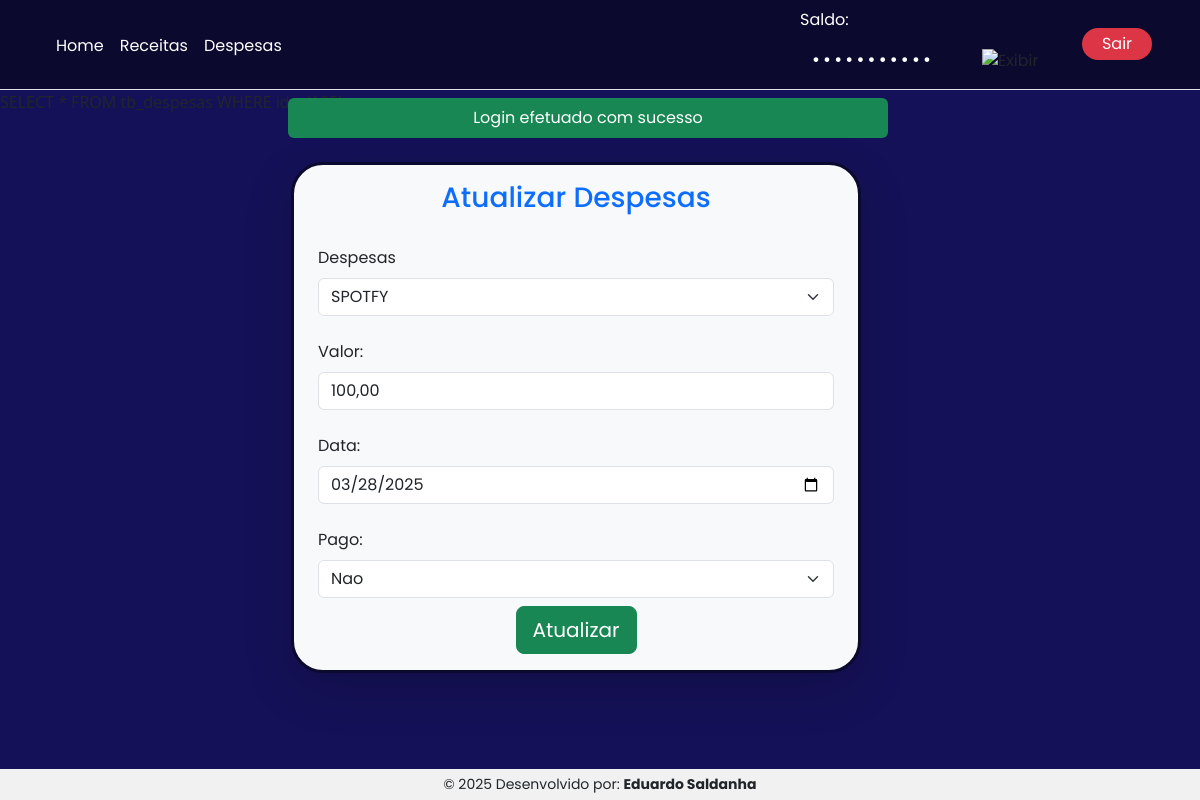
Screenshot of /cadastro_despesas&cod=125 (signed in) with the database file from the repository.
### tables this page shows
CREATE TABLE `tb_usuarios`  (
  `id` int NOT NULL AUTO_INCREMENT,
  `cpf` varchar(14) NULL DEFAULT '',
  `senha` varchar(255) NULL DEFAULT NULL,
  `saldo` varchar(255) NULL DEFAULT NULL,
  `entrada` varchar(255) NULL DEFAULT NULL,
  `nome` varchar(255) NULL DEFAULT NULL,
  PRIMARY KEY (`id`) USING BTREE
);

CREATE TABLE `tb_despesas`  (
  `id` int NOT NULL AUTO_INCREMENT,
  `valor` varchar(255) NULL DEFAULT '',
  `despesa` varchar(255) NULL DEFAULT NULL,
  `data_cadastro` date NULL DEFAULT NULL,
  `pago` char(1) NULL DEFAULT NULL,
  `excluido` char(1) NULL DEFAULT NULL,
  `id_usuario` int NULL DEFAULT NULL,
  PRIMARY KEY (`id`) USING BTREE
);

### includes/functions.php (called while the page is built, shortened)
<?php
    function formatarValorReais3($valor)
    {
        $valor = floatval($valor);
        return number_format($valor, 2, ',', '.');
    }
?>

### views/cadastro_despesas.php (the view, shortened to what this page needs)
<?php
    if($_GET['cod']) {
        $id = $_GET['cod'];
        echo $buscar_despesas = "SELECT * FROM tb_despesas WHERE id = '$id'";
        $resultado = mysqli_query($conn, $buscar_despesas);
        $despesa = mysqli_fetch_array($resultado);
        $titulo = 'Atualizar';
        $action = "atualizar_despesa.php";
    } else {
        $titulo = 'Cadastrar';
        $action = "cadastrar_despesa.php";
    }
?>
<div class="container">
    <div class="row align-items-center h-100 justify-content-center py-5">
        <div class="col-6 border-2 rounded-5 px-4 mb-5 border-3 text-white bg-light shadow-lg me-5">
            <form action="<?= SITE ?>controllers/<?= $action ?>" method="POST">
                <h3 class="my-3 text-primary text-center"> <?= $titulo ?> Despesas</h3>
                <label for="" class="form-label pt-3 text-dark">Despesas</label>
                <select class="form-select mb-4" name="despesa" id="">
                    <?php
                    $sql = "SELECT * FROM tb_despesas WHERE excluido IS NULL ORDER BY id DESC";
                    $query = mysqli_query($conn, $sql);
                    while ($tipos_despesa = mysqli_fetch_array($query)) { ?>
                        <option value="<?= $tipos_despesa['despesa']; ?>" <?= isset($tipos_despesa['despesa']) && $tipos_despesa['despesa'] == $despesa['despesa'] ? 'selected' : ''; ?>><?= $tipos_despesa['despesa']; ?></option>
                    <?php } ?>
                </select>
                <label for="Valor" class="form-label text-dark">Valor:</label>
                <input type="text" class="form-control mb-4" required name="valor" id="valor" value="<?= isset($despesa['valor']) ? $despesa['valor'] : ''; ?>">
                <label for="Data" class="form-label text-dark">Data:</label>
                <input type="date" class="form-control mb-4" required name="data" value="<?= isset($despesa['data']) ? $despesa['data'] : date('Y-m-d'); ?>">
                <label for="Pago" class="form-label text-dark">Pago:</label>
                <select name="pago" id="" class="form-select mb-2">
                    <option value="N" <?= isset($despesa['pago']) && $despesa['pago'] == 'N' ? 'selected' : ''; ?>>Nao</option>
                </select>
                <div class="text-center pb-3">
                    <button type="submit" class="btn btn-success btn-lg"><?= $titulo ?></button>
                </div>
            </form>
        </div>
    </div>
</div>

### views/header.php
<header class="">
    <nav class="navbar navbar-expand-lg bg-2 border-bottom">
        <div class="container-fluid px-xxl-5 px-xl-5 px-lg-5 px-md-5 px-sm-3">
            <div class="collapse navbar-collapse row" id="navbarNav">
                <div class="col-8">
                    <ul class="navbar-nav align-items-center">
                        <li class="nav-item">
                            <a class="nav-link active text-white fs-6 pb-1" aria-current="page" href="<?= SITE ?>home">Home</a>
                        </li>
                        <li class="nav-item">
                            <a class="nav-link active text-white fs-6 pb-1" aria-current="page" href="<?= SITE ?>receitas">Receitas</a>
                        </li>
                        <li class="nav-item">
                            <a class="nav-link active text-white fs-6 pb-1" aria-current="page" href="<?= SITE ?>despesas">Despesas</a>
                        </li>
                    </ul>
                </div>
                <div class="col-3">
                    <label for="" class="form-label text-white">Saldo:</label>
                    <div class="d-flex align-items-center">
                        <?php
                        $saldo = isset($dados['saldo']) ? $dados['saldo'] : 0.00;
                        $saldoVisivel = $_SESSION['saldo_visivel'] ?? false;
                        ?>
                        <div class="col-8">
                            <input
                                type="<?= $saldoVisivel ? 'text' : 'password' ?>"
                                id="saldo"
                                class="form-control input-sensivel"
                                value="R$ <?= formatarValorReais3($saldo); ?>"
                                disabled>
                        </div>
                        <div class="col-4co">
                            <img
                                src="https://img.icons8.com/?size=100&id=<?= $saldoVisivel ? '60022' : '59814' ?>&format=png&color=FFFFFF"
                                alt="Exibir"
                                id="toggle-olho"
                                class="icone-olho">
                        </div>
                    </div>
                </div>
                <div class="col-1 text-center">
                        <a class="nav-link active text-white fs-6 w-100 bg-danger rounded-pill py-1" aria-current="page" href="<?= SITE ?>controllers/sair.php">Sair</a>
                </div>
            </div>
        </div>
    </nav>
</header>
<?php include_once('modulos/mensagem.php') ?>

### css/style.css (style rules this page uses)
* { font-family: "Poppins", sans-serif; }
.bg-1 { background: rgb(21, 17, 88); }
.bg-2 { background: rgb(11, 9, 46); }
.border-2 { border: 2px solid rgb(11, 9, 46); }
.input-sensivel { font-size: 1.2rem; border: none; background: none; color: #ffffff; width: 100%; text-align: left; letter-spacing: 0.2rem; }
.input-sensivel:disabled { background: none; }
.icone-olho { cursor: pointer; margin-left: 10px; height: 30px; }

### rows the page displays
tb_despesas: despesa "SPOTFY", valor "100,00", pago "Nao"

### other values shown
$message_text "Login efetuado com sucesso"
$buscar_despesas = "SELECT * FROM tb_despesas WHERE id = '$id'" "SELECT * FROM tb_despesas WHERE id = '125'"
$titulo "Atualizar"
